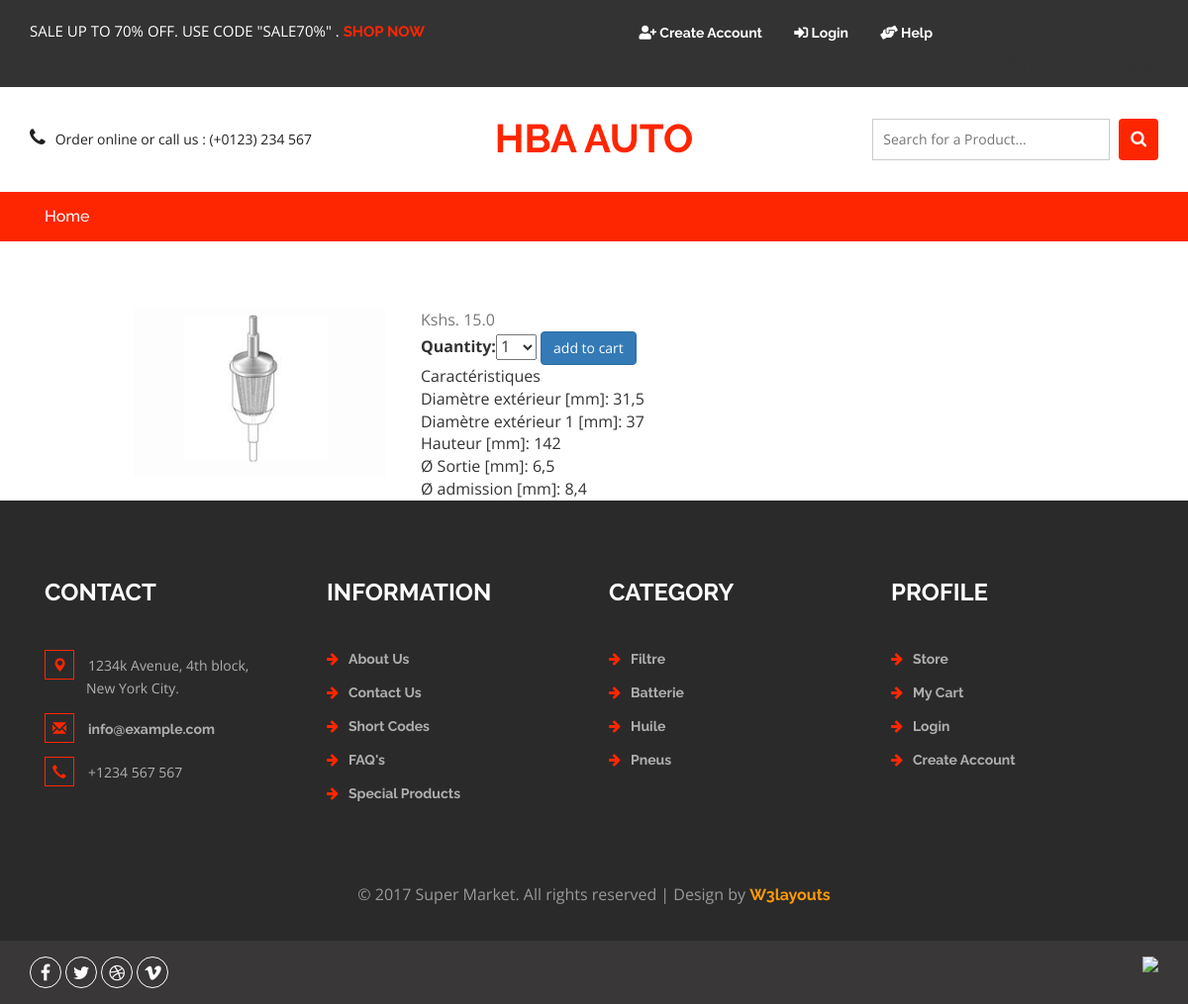
The app's page /5/filtre-carburant-ufi/ with its own data.
### products/models.py (models this page shows, shortened)
class Product(models.Model):
    Category = models.ForeignKey(Category,related_name='products',on_delete=models.CASCADE)
    nameProd = models.CharField(max_length=100, db_index=True)
    slug = models.SlugField(max_length=150, db_index=True)
    description = models.TextField(blank=True)
    price = models.FloatField(default=None)
    available = models.BooleanField(default=True)
    stock = models.PositiveIntegerField()
    created_at = models.DateTimeField(auto_now_add=True)
    updated_at = models.DateTimeField(auto_now=True)
    image = models.ImageField(upload_to='images/%Y%m%d', blank=True)

### products/views.py (the view)
# urls.py: path('<id>/<slug:slug>/',views.product_detail, name='product_detail'),
def product_detail(request, id, slug):
    template_name = 'shop/product/detail.html'
    product = get_object_or_404(Product, id=id, slug=slug, available=True)
    cart_product_form = CartAddProductForm()
    context = {
        'product': product,
        'cart_product_form': cart_product_form,
    }
    return render(request, template_name, context)

### cart/forms.py
class CartAddProductForm(forms.Form):
    quantity = forms.TypedChoiceField(choices=PRODUCT_QUANTITY_CHOICES, coerce=int)
    update = forms.BooleanField(required=False, initial=False, widget=forms.HiddenInput)

### cart/cart.py (called while the page is built)
    def __len__(self):
        return sum(item['quantity'] for item in self.cart.values())

### cart/context_processors.py (called while the page is built)
def cart(request):
    return {'cart': Cart(request)}

### products/templates/shop/product/detail.html (shortened to what this page needs)
{% extends 'shop/base.html' %}
{% load static %}
{% block content %}
   <div class="container">
      <div class="row" style="margin-top: 6%">
        <div class="col-sm-8 blog-main">
          <div class="blog-post">
              <div class="row">
                <div class="card">
                    <div class="card-body">
                        <div class="col-md-6 text-right">
                            <img src="{% if product.image %} {{ product.image.url }} {% else %} {% static 'img/default.jpg' %} {% endif %}" alt="..." style="height: 170px; width: auto">
                        </div>
                        <div class="col-md-6" style="padding-left: 20px">
                            <p class="text-muted">Kshs. {{ product.price }}</p>
                            {% if product.stock != 0 %}
                            <form action="{% url 'cart:cart_add' product.id %}" method="post">
                                {{ cart_product_form }}
                                <input type="submit" value="add to cart" class="btn btn-primary">
                            </form>
                            <p>{{ product.description|safe|linebreaksbr }}</p>
                            {% else %}
                                <input type="button" value="view products" class="btn btn-link">
                            {% endif %}
                        </div>
                    </div>
                </div>
              </div>
          </div>
        </div>
      </div>
    </div>
{% endblock %}

### products/static/products/css/style.css (style rules this page uses)
html, body { font-size: 100%; font-family: 'Open Sans', sans-serif; background:white; }
p { margin:0; }
ul,label { margin:0; padding:0; }
input[type="submit"],#PPMiniCart .minicart-submit,.w3ls_vegetables ul li a,input[type="reset"],.agileinfo_mail_grid_left ul li a,.events_bottom_left2 ul li a,.w3ls_service_grids1_right a,ul.agileits_social_icons li a,.w3l_banner_nav_right_banner_pet a,.w3ls_w3l_banner_nav_right_grid_head_grid ul li a,.products-breadcrumb ul li a,.w3_footer_grid ul li a,.w3l_fresh_vegetables_grid ul li a,.wthree_footer_copy p a,.agile_top_brand_left_grid1 .button,.w3ls_logo_products_left1 ul.special_items li a,.w3ls_logo_products_left1 ul.phone_email li a { transition: .5s ease-in; -webkit-transition: .5s ease-in; -moz-transition: .5s ease-in; -o-transition: .5s ease-in; -ms-transition: .5s ease-in; }

### records on screen
Product: image (picture), price "15.0", description "Caractéristiques Diamètre extérieur [mm]: 31,5 Diamètre extérieur 1 [mm]: 37 Hauteur [mm]: 142 Ø Sortie [mm]: 6,5 Ø admission [mm]: 8,4"
